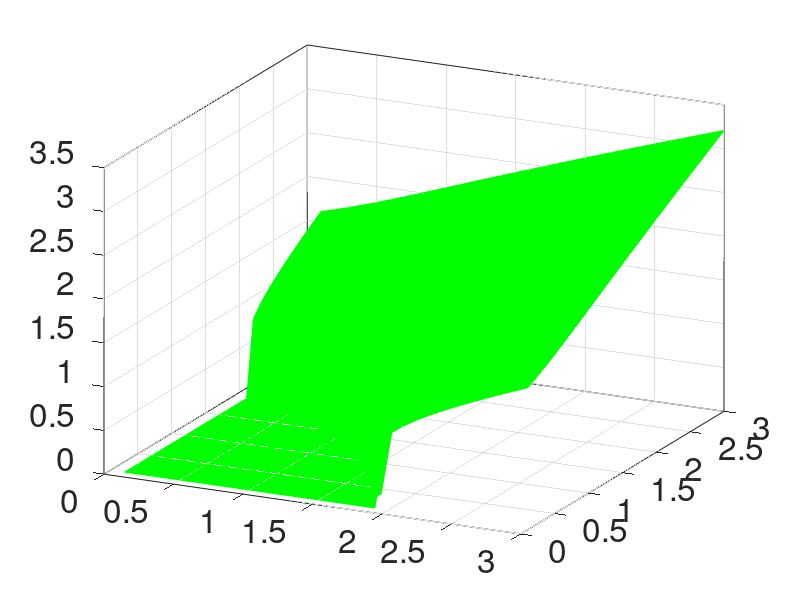

Here is the MATLAB script that generated this plot: (Note: this script raises an error after producing the figure.)
function Figure1_e
%   Figure1_main Plots all the Figures 1 e in our paper "Universal
%   resilience patterns in complex networks".
%   These data points are obtained by R dynamics with 4 nodes
%  
%   NuRsEv2.0
%   $Id: Figure1_main.m Created at 2018-2-26 11:35:29 $
%   by Jianxi Gao, RPI, Troy, NY
%   Copyright (c) 2012-2018 by Center for Complex Network Research (CCNR)

load Result_R_A23A24

figure1 = figure('color',[1 1 1]);
axes1 = axes('Parent',figure1,'FontSize',24);box(axes1,'on');hold(axes1,'on');
view(axes1,[26 24]);

x = 0.1:0.1:3; % the weight changes of link A_23
y = 0.1:0.1:3; % the weight changes of link A_24
[X,Y] = meshgrid(x,y);
surf(X,Y,hehe_mx,'FaceColor','g','EdgeColor','g')
grid on; 
alpha(0.5);
shading interp
xlabel('A_{23}');ylabel('A_{24}');zlabel('x')
